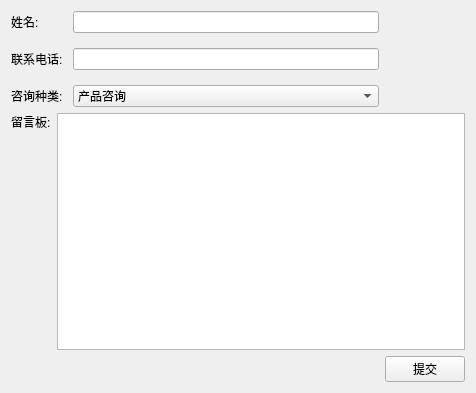
<?xml version="1.0" encoding="UTF-8"?>
<ui version="4.0">
 <class>ContactInfoForm</class>
 <widget class="QWidget" name="ContactInfoForm">
  <property name="geometry">
   <rect>
    <x>0</x>
    <y>0</y>
    <width>476</width>
    <height>393</height>
   </rect>
  </property>
  <property name="windowTitle">
   <string>请给我们留言：</string>
  </property>
  <layout class="QGridLayout" name="gridLayout_2">
   <item row="0" column="0">
    <layout class="QGridLayout" name="gridLayout">
     <property name="horizontalSpacing">
      <number>10</number>
     </property>
     <property name="verticalSpacing">
      <number>15</number>
     </property>
     <item row="0" column="0">
      <widget class="QLabel" name="label">
       <property name="text">
        <string>姓名:</string>
       </property>
      </widget>
     </item>
     <item row="0" column="1">
      <widget class="QLineEdit" name="lineEdit_name"/>
     </item>
     <item row="1" column="0">
      <widget class="QLabel" name="label_2">
       <property name="text">
        <string>联系电话:</string>
       </property>
      </widget>
     </item>
     <item row="1" column="1">
      <widget class="QLineEdit" name="lineEdit_contact"/>
     </item>
     <item row="2" column="0">
      <widget class="QLabel" name="label_3">
       <property name="text">
        <string>咨询种类:</string>
       </property>
      </widget>
     </item>
     <item row="2" column="1">
      <widget class="QComboBox" name="comboBox_category">
       <item>
        <property name="text">
         <string>产品咨询</string>
        </property>
       </item>
       <item>
        <property name="text">
         <string>运维申请</string>
        </property>
       </item>
       <item>
        <property name="text">
         <string>开发建议，bug提交</string>
        </property>
       </item>
      </widget>
     </item>
    </layout>
   </item>
   <item row="1" column="0" colspan="2">
    <layout class="QHBoxLayout" name="horizontalLayout">
     <item>
      <widget class="QLabel" name="label_4">
       <property name="text">
        <string>留言板:</string>
       </property>
       <property name="alignment">
        <set>Qt::AlignLeading|Qt::AlignLeft|Qt::AlignTop</set>
       </property>
      </widget>
     </item>
     <item>
      <widget class="QTextEdit" name="textEdit_message">
       <property name="html">
        <string>&lt;!DOCTYPE HTML PUBLIC &quot;-//W3C//DTD HTML 4.0//EN&quot; &quot;http://www.w3.org/TR/REC-html40/strict.dtd&quot;&gt;
&lt;html&gt;&lt;head&gt;&lt;meta name=&quot;qrichtext&quot; content=&quot;1&quot; /&gt;&lt;style type=&quot;text/css&quot;&gt;
p, li { white-space: pre-wrap; }
&lt;/style&gt;&lt;/head&gt;&lt;body style=&quot; font-family:'SimSun'; font-size:9pt; font-weight:400; font-style:normal;&quot;&gt;
&lt;p style=&quot;-qt-paragraph-type:empty; margin-top:0px; margin-bottom:0px; margin-left:0px; margin-right:0px; -qt-block-indent:0; text-indent:0px; font-size:9.04712pt;&quot;&gt;&lt;br /&gt;&lt;/p&gt;&lt;/body&gt;&lt;/html&gt;</string>
       </property>
      </widget>
     </item>
    </layout>
   </item>
   <item row="2" column="1">
    <widget class="QPushButton" name="pushButton_submit">
     <property name="text">
      <string>提交</string>
     </property>
    </widget>
   </item>
  </layout>
 </widget>
 <resources/>
 <connections/>
</ui>
